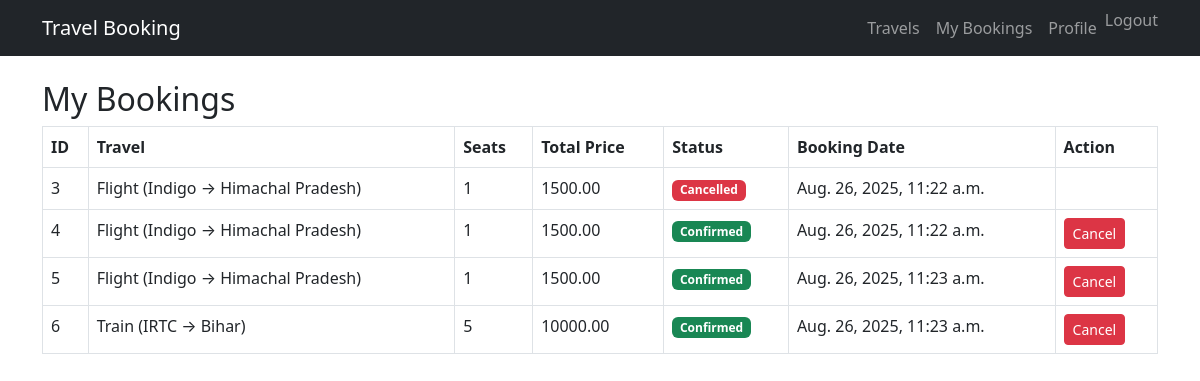
Screenshot of /my_bookings/ (signed in) with the database file from the repository.
### booking/models.py (models this page shows, shortened)
class Booking(models.Model):
    STATUS_CHOICES = (
        ('Confirmed', 'Confirmed'),
        ('Cancelled', 'Cancelled'),
    )
    booking_id = models.AutoField(primary_key=True)
    user = models.ForeignKey(User, on_delete=models.CASCADE)
    travel_option = models.ForeignKey(TravelOption, on_delete=models.CASCADE)
    number_of_seats = models.PositiveIntegerField()
    total_price = models.DecimalField(max_digits=10, decimal_places=2)
    booking_date = models.DateTimeField(auto_now_add=True)
    status = models.CharField(max_length=20, choices=STATUS_CHOICES, default='Confirmed')

class TravelOption(models.Model):
    TRAVEL_TYPES = (
        ('Flight', 'Flight'),
        ('Train', 'Train'),
        ('Bus', 'Bus'),
    )
    travel_id = models.AutoField(primary_key=True)
    travel_type = models.CharField(max_length=20, choices=TRAVEL_TYPES)
    source = models.CharField(max_length=100)
    destination = models.CharField(max_length=100)
    datetime = models.DateTimeField()
    price = models.DecimalField(max_digits=10, decimal_places=2)
    available_seats = models.PositiveIntegerField()

### booking/views.py (the view)
# urls.py: path("my_bookings/", views.my_bookings, name="my_bookings"),
@login_required
def my_bookings(request):
    bookings = Booking.objects.filter(user=request.user)
    return render(request, 'booking/my_bookings.html', {'bookings': bookings})

### booking/templates/booking/my_bookings.html (shortened to what this page needs)
{% extends "booking/base.html" %}
{% block content %}
<h2>My Bookings</h2>
<table class="table table-bordered table-hover">
  <thead>
    <tr>
      <th>ID</th>
      <th>Travel</th>
      <th>Seats</th>
      <th>Total Price</th>
      <th>Status</th>
      <th>Booking Date</th>
      <th>Action</th>
    </tr>
  </thead>
  <tbody>
    {% for b in bookings %}
    <tr>
      <td>{{ b.booking_id }}</td>
      <td>{{ b.travel_option.travel_type }} ({{ b.travel_option.source }} → {{ b.travel_option.destination }})</td>
      <td>{{ b.number_of_seats }}</td>
      <td>{{ b.total_price }}</td>
      <td>
        {% if b.status == "Confirmed" %}
          <span class="badge bg-success">{{ b.status }}</span>
        {% else %}
          <span class="badge bg-danger">{{ b.status }}</span>
        {% endif %}
      </td>
      <td>{{ b.booking_date }}</td>
      <td>
        {% if b.status == "Confirmed" %}
          <a href="{% url 'cancel_booking' b.pk %}" class="btn btn-danger btn-sm">Cancel</a>
        {% endif %}
      </td>
    </tr>
    {% empty %}
    <tr>
      <td colspan="7" class="text-center">No bookings found.</td>
    </tr>
    {% endfor %}
  </tbody>
</table>
{% endblock %}

### booking/templates/booking/base.html (shortened to what this page needs)
<!DOCTYPE html>
<html lang="en">
<head>
  <link href="https://cdn.jsdelivr.net/npm/bootstrap@5.3.0/dist/css/bootstrap.min.css" rel="stylesheet">
</head>
<body>
  <nav class="navbar navbar-expand-lg navbar-dark bg-dark mb-4">
    <div class="container">
      <a class="navbar-brand" href="{% url 'travel_options' %}">Travel Booking</a>
      <div class="collapse navbar-collapse">
        <ul class="navbar-nav ms-auto">
          {% if user.is_authenticated %}
            <li class="nav-item"><a class="nav-link" href="{% url 'travel_options' %}">Travels</a></li>
            <li class="nav-item"><a class="nav-link" href="{% url 'my_bookings' %}">My Bookings</a></li>
            <li class="nav-item"><a class="nav-link" href="{% url 'profile' %}">Profile</a></li>
            <li class="nav-item">
            <form method="post" action="{% url 'logout' %}" style="display:inline;">
            <button type="submit" class="btn btn-link nav-link" style="padding:0;">Logout</button>
            </form>
            </li>
            {% else %}
  <li class="nav-item"><a class="nav-link" href="{% url 'login' %}">Login</a></li>
  <li class="nav-item"><a class="nav-link" href="{% url 'register' %}">Register</a></li>
{% endif %}
        </ul>
      </div>
    </div>
  </nav>
  <div class="container">
    {% block content %}{% endblock %}
  </div>
</body>
</html>

### rows the page displays
Booking: booking_id "3", travel_option.travel_type "Flight", travel_option.source "Indigo", travel_option.destination "Himachal Pradesh", number_of_seats "1", total_price "1500.00", status "Cancelled", booking_date "Aug. 26, 2025, 11:22 a.m."
Booking: booking_id "4", travel_option.travel_type "Flight", travel_option.source "Indigo", travel_option.destination "Himachal Pradesh", number_of_seats "1", total_price "1500.00", status "Confirmed", booking_date "Aug. 26, 2025, 11:22 a.m.", shows "Cancel"
Booking: booking_id "5", travel_option.travel_type "Flight", travel_option.source "Indigo", travel_option.destination "Himachal Pradesh", number_of_seats "1", total_price "1500.00", status "Confirmed", booking_date "Aug. 26, 2025, 11:23 a.m.", shows "Cancel"
Booking: booking_id "6", travel_option.travel_type "Train", travel_option.source "IRTC", travel_option.destination "Bihar", number_of_seats "5", total_price "10000.00", status "Confirmed", booking_date "Aug. 26, 2025, 11:23 a.m.", shows "Cancel"
